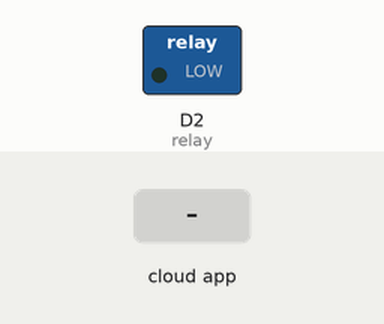
Simulated run of this sketch. Board: ESP8266 (NodeMCU). Shown: switched loads named in the sketch (green lamp = pin HIGH). The inputs (shaded band) are chosen by the test bench. WiFi joins after 1.5 s; servers stay silent unless stated; no MQTT or app messages arrive unless stated; what the sketch prints to the serial monitor is not drawn.

Above: at 2.7 s.
2.8 s: the phone or cloud app sets Lock to Open
At 4.0 s:
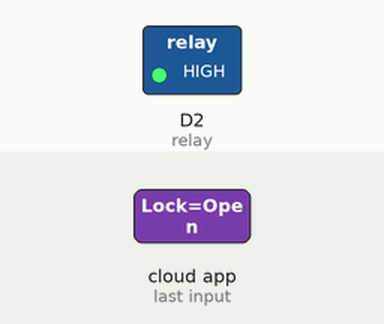
4.3 s: the phone or cloud app sets Lock to Close
At 5.7 s:
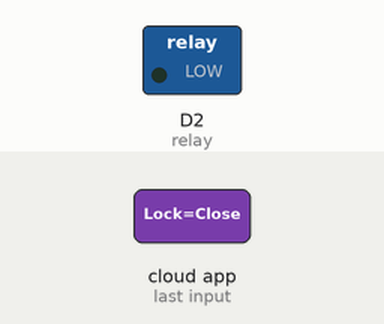
Timing chart, 0 to 7.3 s (numbered marks = the images above; inputs shaded):
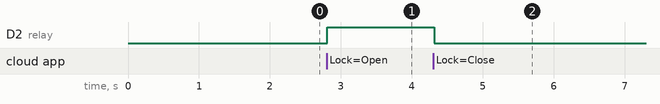

Measured:
- after the input at 2.8 s, D2 (relay): LOW → HIGH at once
- after the input at 4.3 s, D2 (relay): HIGH → LOW at once

The sketch:

wifinodemcu.ino
```cpp
#include <ESP8266WiFi.h>
#include "Adafruit_MQTT.h"
#include "Adafruit_MQTT_Client.h"
#include <BlynkSimpleEsp8266.h>

#define BLYNK_PRINT Serial
#define MQTT_SERV "io.adafruit.com"
#define MQTT_PORT 1883
#define MQTT_NAME "Tomi1503"
#define MQTT_PASS "aio_HkZN08OxEZ4o8sFPVK77TlX1Yww7"
#define relay D2

const char *ssid = "Redmi";
const char *pass = "yazid1503";
WiFiClient client;
Adafruit_MQTT_Client mqtt(&client, MQTT_SERV, MQTT_PORT, MQTT_NAME, MQTT_PASS);
Adafruit_MQTT_Subscribe Lock = Adafruit_MQTT_Subscribe(&mqtt, MQTT_NAME "/f/Lock");


void setup() {
Serial.begin(9600);
delay(10);
mqtt.subscribe(&Lock);
pinMode(relay, OUTPUT);
digitalWrite(relay, LOW);
Serial.println("Connecting to ");
Serial.println(ssid);
WiFi.begin(ssid, pass);
while (WiFi.status() != WL_CONNECTED){
  delay(500);
  Serial.print(".");
 }
Serial.println("");
Serial.println("WiFi connected");
}

void loop(){
  MQTT_connect();
Adafruit_MQTT_Subscribe * subscription;
while ((subscription = mqtt.readSubscription(5000)))
     {
   if (subscription == &Lock)
     {
      //Print the new value to the serial monitor
      Serial.println((char*) Lock.lastread);
   if (!strcmp((char*) Lock.lastread, "Close"))
      {
        digitalWrite(relay, LOW);
        Serial.print("Door Unlocked");
    }
    if (!strcmp((char*) Lock.lastread, "Open"))
      {
        digitalWrite(relay, HIGH);
        Serial.print("Door Closed");
    }
 }
     }
}

void MQTT_connect()
{
  int8_t ret;
  // Stop if already connected.
  if (mqtt.connected())
  {
    return;
  }
  uint8_t retries = 3;
  while ((ret = mqtt.connect()) != 0) // connect will return 0 for connected
  {
       mqtt.disconnect();
       delay(5000);  // wait 5 seconds
       retries--;
       if (retries == 0)
       {
         // basically die and wait for WDT to reset me
         while (1);
       }
  }
}
```
